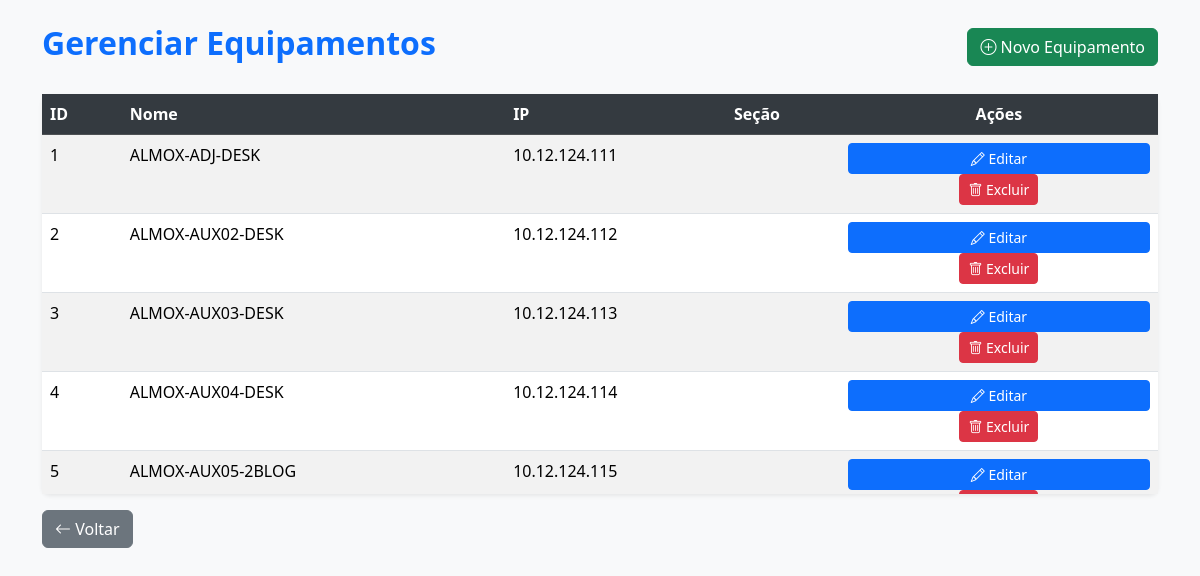
The page /equipamentos.php (signed in) on the database its author committed.
### tables this page shows
CREATE TABLE equipamentos (
    id INT AUTO_INCREMENT PRIMARY KEY,
    nome VARCHAR(255) NOT NULL,
    numero_patrimonio VARCHAR(50),
    setor VARCHAR(100)
);

### equipamentos.php (the view, shortened to what this page needs)
<?php
include 'includes/db.php';
$result = $conn->query("SELECT * FROM equipamentos ORDER BY nome ASC");
require 'header.php';
?>
</head>
<body class="bg-light">
<div class="container mt-4">
    <div class="d-flex justify-content-between align-items-center mb-4">
        <h2 class="fw-bold text-primary">Gerenciar Equipamentos</h2>
        <a href="equipamento_form.php" class="btn btn-success">
            <i class="bi bi-plus-circle"></i> Novo Equipamento
        </a>
    </div>
    <div class="card shadow-sm">
        <div class="card-body p-0">
            <div class="table-responsive">
                <table class="table table-striped table-hover mb-0">
                    <thead class="table-dark">
                        <tr>
                            <th>ID</th>
                            <th>Nome</th>
                            <th>IP</th>
                            <th>Seção</th>
                            <th class="text-center">Ações</th>
                        </tr>
                    </thead>
                    <tbody>
                        <?php while ($row = $result->fetch_assoc()): ?>
                        <tr>
                            <td><?= $row['id'] ?></td>
                            <td><?= htmlspecialchars($row['nome']) ?></td>
                            <td><?= htmlspecialchars($row['ip']) ?></td>
                            <td><?= htmlspecialchars($row['secao']) ?></td>
                            <td class="text-center">
                                <a href="equipamento_form.php?id=<?= $row['id'] ?>" class="btn btn-sm btn-primary">
                                    <i class="bi bi-pencil"></i> Editar
                                </a>
                                <a href="equipamento_excluir.php?id=<?= $row['id'] ?>"
                                   onclick="return confirm('Tem certeza que deseja excluir?')"
                                   class="btn btn-sm btn-danger">
                                    <i class="bi bi-trash"></i> Excluir
                                </a>
                            </td>
                        </tr>
                        <?php endwhile; ?>
                    </tbody>
                </table>
            </div>
        </div>
    </div>
    <div class="mt-3">
        <a href="index.php" class="btn btn-secondary">
            <i class="bi bi-arrow-left"></i> Voltar
        </a>
    </div>
</div>
<link rel="stylesheet" href="https://cdn.jsdelivr.net/npm/bootstrap-icons@1.10.5/font/bootstrap-icons.css">
</body>
</html>

### header.php (shortened to what this page needs)
<!DOCTYPE html>
<html lang="pt-BR">
<head>
  <link rel="stylesheet" href="assets/bootstrap-5.3.8-dist/css/bootstrap.min.css"/>
  <link href="https://cdn.jsdelivr.net/npm/bootstrap-icons@1.11.3/font/bootstrap-icons.css" rel="stylesheet">
  <link rel="stylesheet" href="assets/style.css">

### assets/style.css (style rules this page uses)
body { background-color: #f8f9fa; min-height: 100vh; }
.card { border-radius: 0.5rem; box-shadow: 0 2px 6px rgba(0,0,0,0.1); border: none; }
.btn-primary { width: 100%; }
.table th { background-color: #343a40; color: white; }
.table-responsive { max-height: 400px; }

### rows shown on the page
equipamentos: id "1", nome "ALMOX-ADJ-DESK", ip "10.12.124.111"
equipamentos: id "2", nome "ALMOX-AUX02-DESK", ip "10.12.124.112"
equipamentos: id "3", nome "ALMOX-AUX03-DESK", ip "10.12.124.113"
equipamentos: id "4", nome "ALMOX-AUX04-DESK", ip "10.12.124.114"
equipamentos: id "5", nome "ALMOX-AUX05-2BLOG", ip "10.12.124.115"
